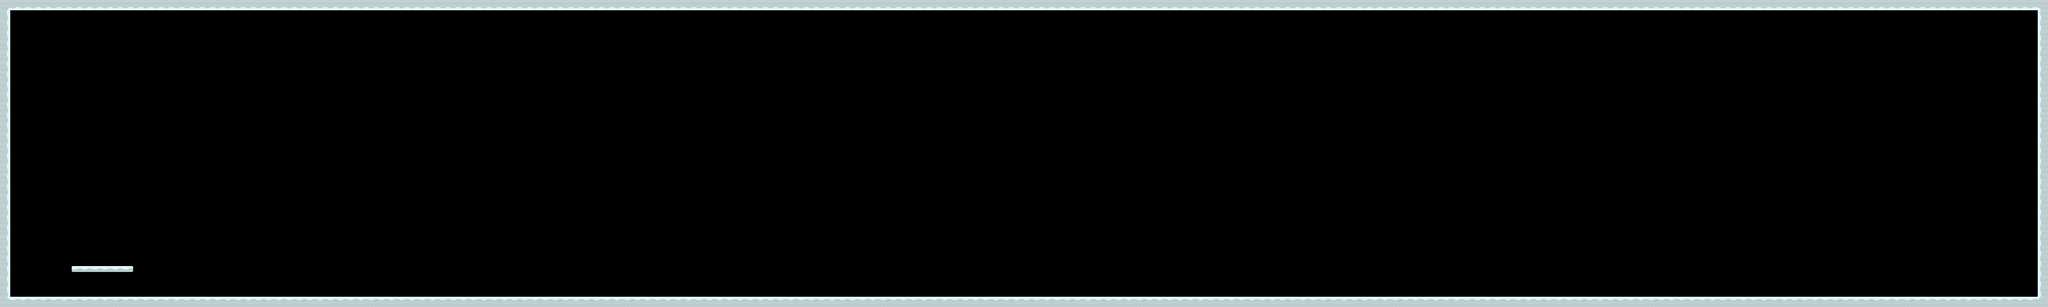

A level layout from a 2D game, rendered from its tile map. Below: a short description, then the map file with tile-grid data replaced by summaries:
An orthogonal 200x30 tile map with 70x70 px tiles, 1 tile layer (Calque de Tuiles 1), 2 tilesets and 13 objects (2x speedPotion, 2x jumpPotion, player, strengthPotion, key, ...).

<map version="1.10" tiledversion="1.10.1" orientation="orthogonal" renderorder="right-down" width="200" height="30" tilewidth="70" tileheight="70" infinite="0" nextlayerid="7" nextobjectid="46">
 <tileset firstgid="1" name="Snow" tilewidth="70" tileheight="70" tilecount="49" columns="7">
  <image source="../kenney_platformer-art-extended-tileset/PNG Snow/Spritesheet/sheet.png" width="512" height="512" />
 </tileset>
 <tileset firstgid="50" name="Potions" tilewidth="70" tileheight="70" tilecount="3" columns="0">
  <grid orientation="orthogonal" width="1" height="1" />
  <tile id="7">
   <image width="16" height="16" source="../kenney_tiny-dungeon/Potions/tile_0114.png" />
  </tile>
  <tile id="8">
   <image width="16" height="16" source="../kenney_tiny-dungeon/Potions/tile_0115.png" />
  </tile>
  <tile id="9">
   <image width="16" height="16" source="../kenney_tiny-dungeon/Potions/tile_0116.png" />
  </tile>
 </tileset>
 <layer id="1" name="Calque de Tuiles 1" width="200" height="30">
  <data>[6000 cells, 462 non-empty, 11 distinct tile ids]</data>
 </layer>
 <objectgroup id="2" name="objects">
  <object id="1" name="player" x="140" y="1890" width="70" height="70" />
  <object id="2" x="0" y="0">
   <polygon points="0,0 14000,0 14000,70 0,70" />
  </object>
  <object id="3" x="0" y="2100">
   <polygon points="0,0 0,-2030 70,-2030 70,0" />
  </object>
  <object id="4" x="70" y="2100">
   <polygon points="0,0 0,-70 13860,-70 13860,0" />
  </object>
  <object id="5" x="13930" y="70">
   <polygon points="0,0 0,2030 70,2030 70,0" />
  </object>
  <object id="6" x="490" y="1820">
   <polygon points="0,0 0,70 420,70 420,0" />
  </object>
 </objectgroup>
 <objectgroup id="4" name="equipments">
  <object id="21" name="speedPotion" x="292.727" y="1965" width="44.3636" height="57.2727" />
  <object id="33" name="jumpPotion" x="568.818" y="1754.36" width="44.3636" height="57.2727" />
  <object id="34" name="strengthPotion" x="708.818" y="1755.36" width="44.3636" height="57.2727" />
  <object id="35" name="jumpPotion" x="583.818" y="1947.36" width="44.3636" height="57.2727" />
  <object id="45" name="speedPotion" x="503.818" y="1757.36" width="44.3636" height="57.2727" />
 </objectgroup>
 <objectgroup id="6" name="door">
  <object id="41" name="key" x="994" y="1980" width="43" height="35" />
  <object id="44" name="door" x="1230.15" y="2028.36" width="71.36" height="1.2727" />
 </objectgroup>
</map>
